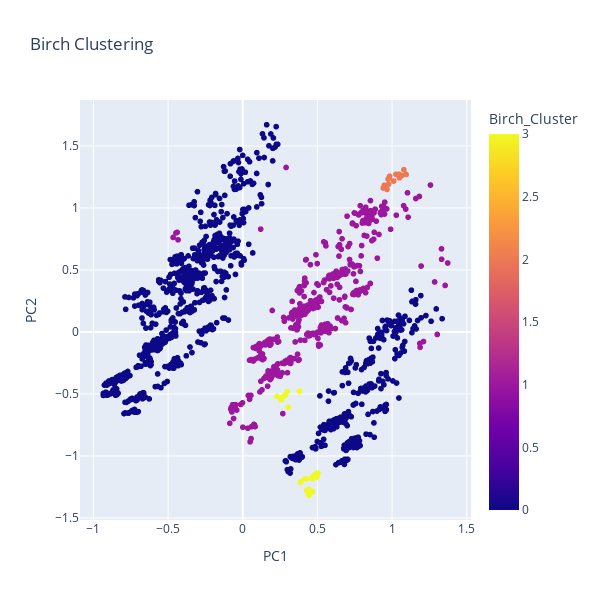

The cell this chart's notebook holds for it:
### Code cell
from sklearn.cluster import Birch

# Apply Birch clustering
birch = Birch(threshold=0.5, branching_factor=100, n_clusters=4)
components_df['Birch_Cluster'] = birch.fit_predict(components_df)
fig = px.scatter(components_df, x="PC1", y="PC2", color="Birch_Cluster",
                       title="Birch Clustering")
fig.show()
exportImage(fig, "Birch Clustering")

### Figure 1 — Plotly figure (JSON) as saved in the notebook; plotly's stock layout.template omitted (floating-point values rounded to 4 significant figures; data arrays with more than 128 entries replaced by an {"elided": "..."} marker saying what was removed)
{"data": [{"hovertemplate": "PC1=%{x}<br>PC2=%{y}<br>Birch_Cluster=%{marker.color}<extra></extra>", "legendgroup": "", "marker": {"color": {"elided": "2421 int values"}, "coloraxis": "coloraxis", "symbol": "circle"}, "mode": "markers", "name": "", "showlegend": false, "type": "scattergl", "x": {"elided": "2421 float values"}, "xaxis": "x", "y": {"elided": "2421 float values"}, "yaxis": "y"}], "layout": {"coloraxis": {"colorbar": {"title": {"text": "Birch_Cluster"}}, "colorscale": [[0, "#0d0887"], [0.1111, "#46039f"], [0.2222, "#7201a8"], [0.3333, "#9c179e"], [0.4444, "#bd3786"], [0.5556, "#d8576b"], [0.6667, "#ed7953"], [0.7778, "#fb9f3a"], [0.8889, "#fdca26"], [1, "#f0f921"]]}, "height": 600, "legend": {"tracegroupgap": 0}, "title": {"text": "Birch Clustering"}, "width": 600, "xaxis": {"anchor": "y", "domain": [0, 1], "title": {"text": "PC1"}}, "yaxis": {"anchor": "x", "domain": [0, 1], "title": {"text": "PC2"}}}}
